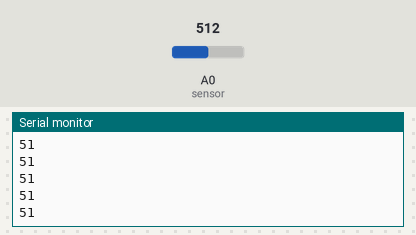
The sketch below on a simulated Arduino Uno, built with avr-gcc and run on an emulated ATmega328P. Shown: the last lines printed to the serial monitor. The inputs (shaded band) are chosen by the test bench; at power-on: A0 (sensor) = 512.

Above: at 1.2 s.
1.3 s: A0 (sensor) set to 716
At 1.56 s:
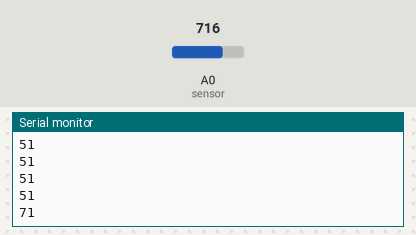
2.8 s: A0 (sensor) set to 900
At 2.96 s:
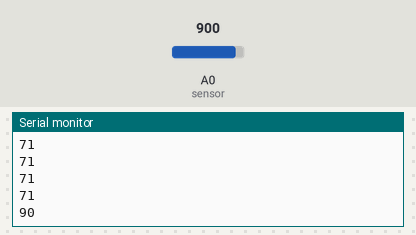
Timing chart, 0 to 5.8 s (numbered marks = the images above; inputs shaded):
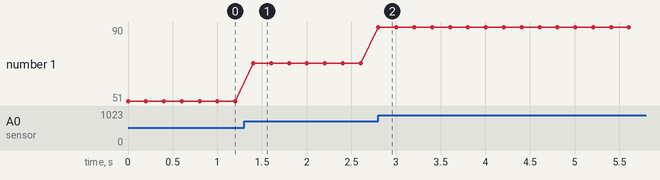

Measured:
- after the input at 1.3 s, the serial monitor: prints a new line after 0.10 s (image 1)
- after the input at 2.8 s, the serial monitor: prints a new line at once (image 2)
- plotted number 1: 51 → 71 after the input at 1.3 s, 71 → 90 after the input at 2.8 s

The sketch:

nabiz_olcme.ino
```cpp
/*
Topic: Arduino KY-039 Parmak Nabız Sensörü Kullanımı
Author: Furkan Doğan (https://www.youtube.com/channel/UC64VitGjKnw-PFYZjdWSNoQ)
Date: 13.04.2022 21:33
*/

const int sensor = A0; //Sensörümüzün hangi pinde olduğunu tanımlıyoruz
int periyot = 20;
double alfa = 0.75;
double yenileme = 0.0;
static double oncekideger = 0;
static double oncekiyenileme = 0;
//Bu kısımlar yapacağımız matematiksel hesaplamalar için gerekli


void setup() {
  // put your setup code here, to run once:
  Serial.begin(9600); //Seri haberleşmeyi başlatıyoruz
  pinMode(sensor,INPUT); //Sensörümüzü giriş olarak ayarlıyoruz

}

void loop() {
  // put your main code here, to run repeatedly:
  int ritim = analogRead(A0); //Analog pinden nabız değerini okuyoruz

  double deger = alfa*oncekideger+(0-alfa)*ritim;
  yenileme = deger-oncekideger;
  Serial.println(ritim/10); //Nabızı seri monitöre yazdırıyoruz
  oncekideger = deger;
  oncekiyenileme = yenileme;
  delay(periyot*10); //Bir süre bekliyoruz
  //Kodun bu kısmı loop içerisinde olduğu için sona gelince tekrar baştan başlayacaktır


}
```
